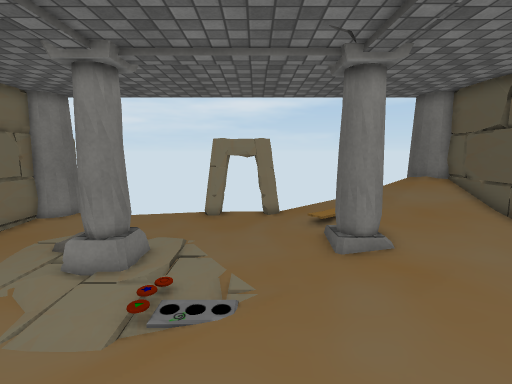
View 1 (above)

14 first-person views from a walk through a Unity game level. The camera is 1.4 m above the floor, tilts 8° down and sees 85° across. The floor is counted in squares, 0.5 m on a side. Each view is taken from the middle of a square. On the plan, view 1 faces up. The plan holds only what a view shows up to about 19 squares ahead; the rest is blank. The place goes on beyond the plan. Some animated figures are not drawn. Some surface patterns are stand-ins.

View 2
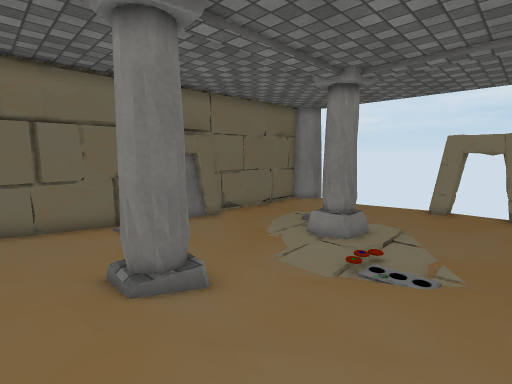

View 3
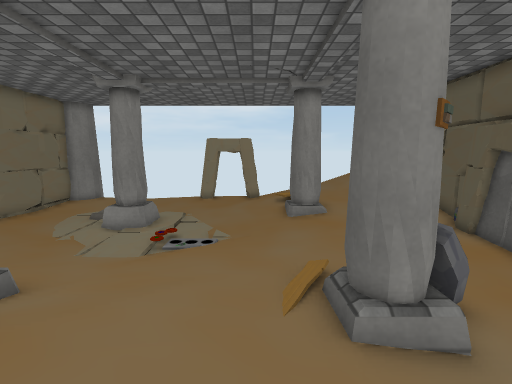

View 4
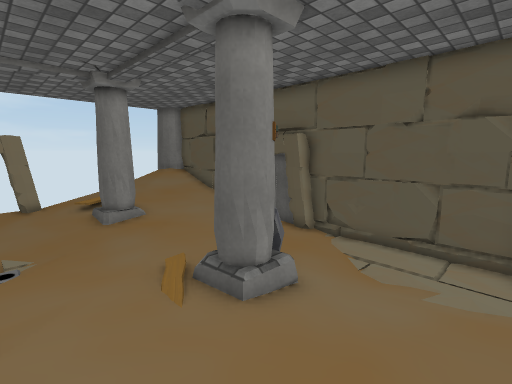

View 5
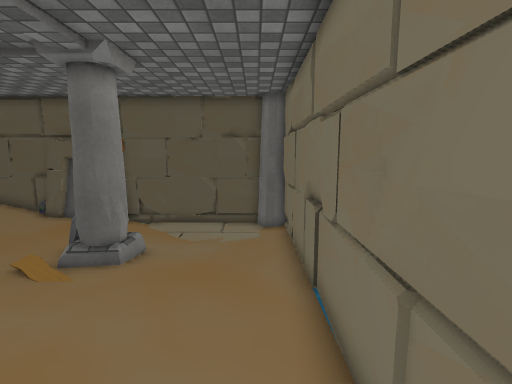

View 6
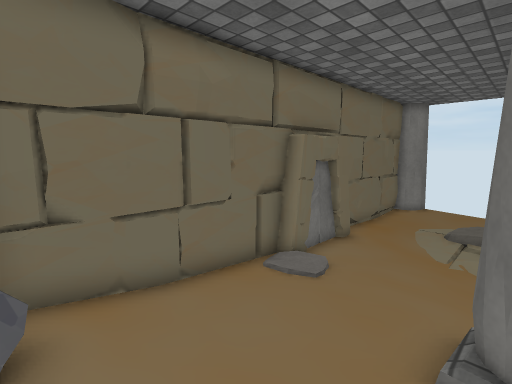

View 7
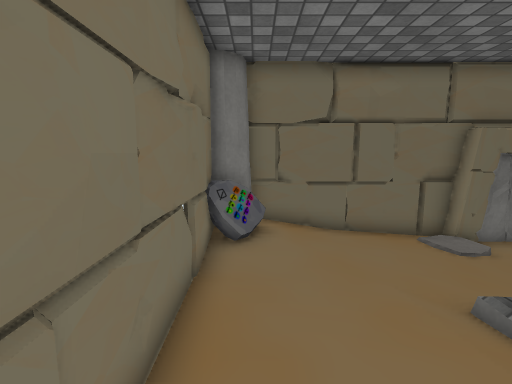

View 8
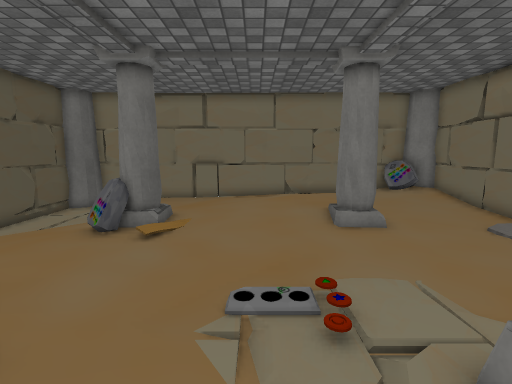

View 9
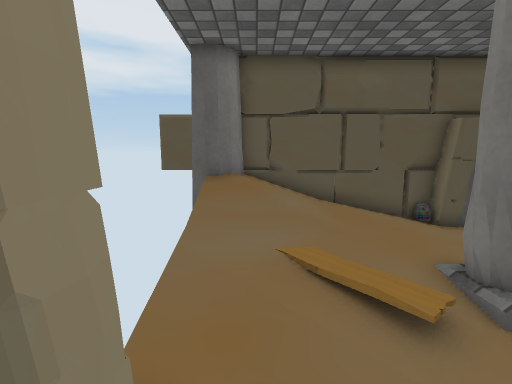

View 10
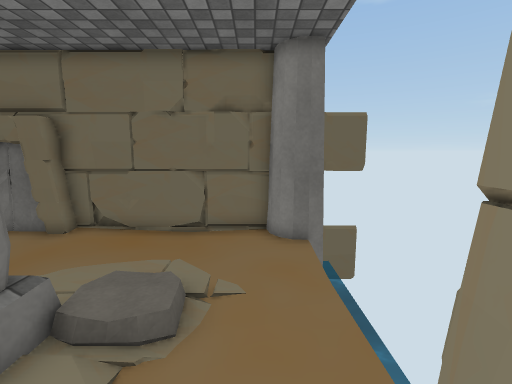

View 11
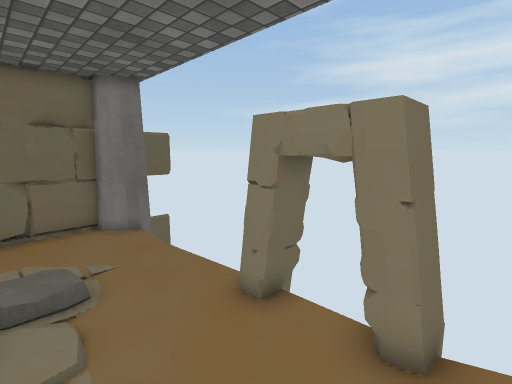

View 12
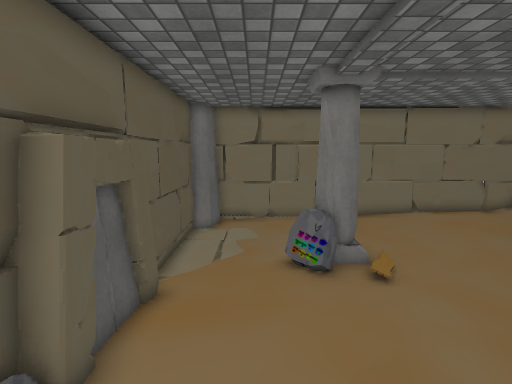

View 13
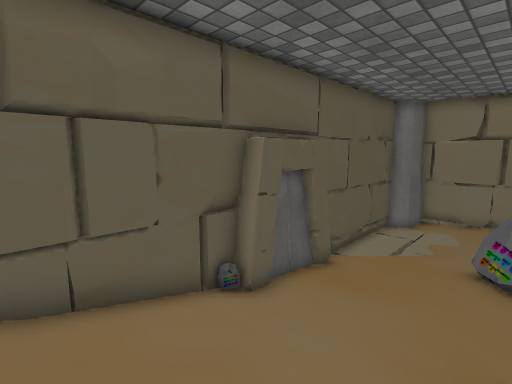

View 14
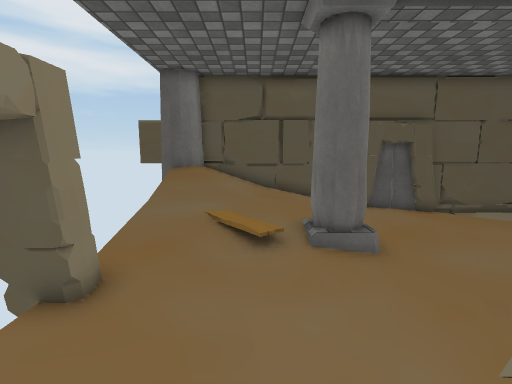

### Floor plan
Key: @ floor where view 1 was taken; # wall or solid block; . main floor; : floor 0.25 m higher than the main floor; - floor 0.25 m lower than the main floor; + floor 0.5 m higher than the main floor; * floor 0.75 m higher than the main floor; % floor 1 m higher than the main floor; / step, stairs or slope; = window, fence, low wall or low ledge; ≈ water the walk keeps out of; ^ raised ledge; P pillar.
Columns run from 11 left of view 1 to 10 right of it. Each row starts with its distance up from view 1.
 16 #                   #
 15 #P≈≈≈≈≈≈≈####≈≈≈≈≈≈P#
 14 #P......=####::++/*PPP
 13 # ...........::++/*%#
 12 #...--......::/++**/#
 11 #...........://+++++#
 10 #...........::/:++++#
  9 #.....PP.....:PP:+++#
  8 #.....PP......PP::::#
  7 #.........-....:::::#
  6 ##...-.........::::.##
  5  #.............:::..#
  4 ##............::....#
  3 ##..................#
  2 #::......:::::==....#
  1 #:::::PP::::::P#=...#
  0 #:::::PP:::@::PP....#
 -1 #:::::::++::::......#
 -2 #::::::++:::::....-.#
 -3 #::::::::::::.......#
 -4 #P=::::::::::.......#
 -5  P^################P#
 -6         ≈≈≈ ≈≈≈≈≈####

Where each view was taken, in squares from view 1:
view 1: 0 up, 0 right, facing up
view 2: 2 down, 1 right, facing up-left
view 3: 4 down, 1 right, facing up
view 4: 4 down, 1 left, facing up-right
view 5: 4 down, 5 left, facing right
view 6: 4 down, 5 left, facing up-left
view 7: 4 down, 1 left, facing left
view 8: 11 up, 1 left, facing down
view 9: 13 up, 1 left, facing right
view 10: 13 up, 1 left, facing left
view 11: 10 up, 2 right, facing up-left
view 12: 10 up, 6 right, facing down
view 13: 11 up, 4 right, facing down-right
view 14: 11 up, 4 left, facing right
